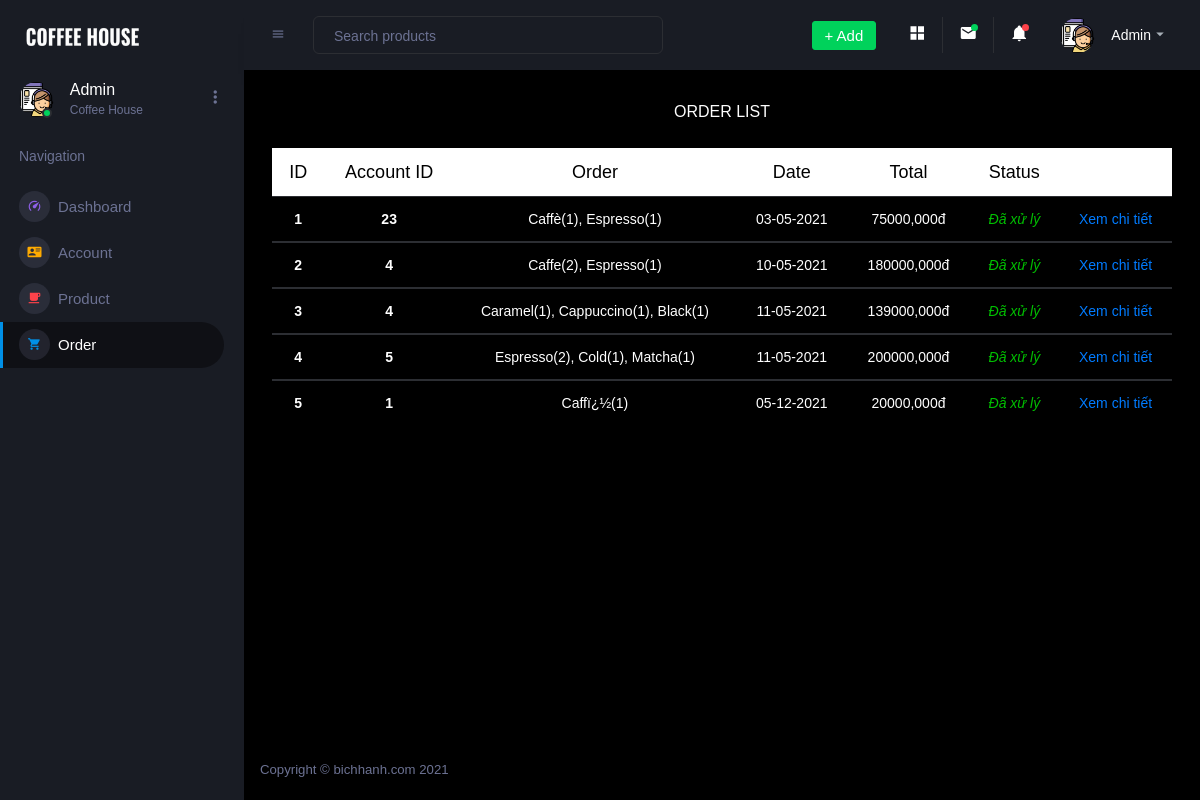
The app's page /admin/order.php with its own data.
### tables this page shows
CREATE TABLE `hoadon` (
  `idhd` int(10) NOT NULL,
  `matk` int(10) NOT NULL,
  `noidungdathang` varchar(255) NOT NULL,
  `ngaylap` varchar(100) NOT NULL,
  `thanhtien` varchar(100) NOT NULL,
  `tinhtrang` varchar(2) NOT NULL
);

### admin/hehe.php (called while the page is built, shortened)
<?php
class module{
    function getOrder(){
        $db = new Connection();
        $conn = $db -> conn;
        $sql = "SELECT * FROM hoadon";
        $query = mysqli_query($conn, $sql);
        $result = array();
        if(mysqli_num_rows($query) > 0){
            while($row = mysqli_fetch_assoc($query)){
                $result[] = $row;
            }
        }
        return $result;
    }
}
?>

### admin/order.php (the view, shortened to what this page needs)
<?php
require_once("./hehe.php");
$a = new module();
$order = $a -> getOrder();
?>
<!DOCTYPE html>
<html lang="en">
  <head>
    <link rel="stylesheet" href="assets/vendors/mdi/css/materialdesignicons.min.css">
    <link rel="stylesheet" href="assets/vendors/css/vendor.bundle.base.css">
    <link rel="stylesheet" href="assets/vendors/jvectormap/jquery-jvectormap.css">
    <link rel="stylesheet" href="assets/vendors/flag-icon-css/css/flag-icon.min.css">
    <link rel="stylesheet" href="assets/vendors/owl-carousel-2/owl.carousel.min.css">
    <link rel="stylesheet" href="assets/vendors/owl-carousel-2/owl.theme.default.min.css">
    <link rel="stylesheet" href="assets/css/style.css">
  </head>
  <body>
    <div class="container-scroller">
      <nav class="sidebar sidebar-offcanvas" id="sidebar">
        <div class="sidebar-brand-wrapper d-none d-lg-flex align-items-center justify-content-center fixed-top">
          <a class="sidebar-brand brand-logo" href="index.php"><img src="../images/COFFEE HOUSE.png" alt="logo" /></a>
        </div>
        <ul class="nav">
          <li class="nav-item profile">
            <div class="profile-desc">
              <div class="profile-pic">
                <div class="count-indicator">
                  <img class="img-xs rounded-circle " src="../images/admin.png" alt="">
                  <span class="count bg-success"></span>
                </div>
                <div class="profile-name">
                  <h5 class="mb-0 font-weight-normal">Admin</h5>
                  <span>Coffee House</span>
                </div>
              </div>
              <a href="#" id="profile-dropdown" data-toggle="dropdown"><i class="mdi mdi-dots-vertical"></i></a>
            </div>
          </li>
          <li class="nav-item nav-category">
            <span class="nav-link">Navigation</span>
          </li>
          <li class="nav-item menu-items">
            <a class="nav-link" href="index.php">
              <span class="menu-icon">
                <i class="mdi mdi-speedometer"></i>
              </span>
              <span class="menu-title">Dashboard</span>
            </a>
          </li>
          <li class="nav-item menu-items">
            <a class="nav-link" href="account.php">
              <span class="menu-icon">
                <i class="mdi mdi-account-card-details"></i>
              </span>
              <span class="menu-title">Account</span>
            </a>
          </li>
          <li class="nav-item menu-items">
            <a class="nav-link" href="product.php">
              <span class="menu-icon">
                <i class="mdi mdi-coffee"></i>
              </span>
              <span class="menu-title">Product</span>
            </a>
          </li>
          <li class="nav-item menu-items">
            <a class="nav-link" href="order.php">
              <span class="menu-icon">
                <i class="mdi mdi-cart"></i>
              </span>
              <span class="menu-title">Order</span>
            </a>
          </li>
        </ul>
      </nav>
      <div class="container-fluid page-body-wrapper">
        <nav class="navbar p-0 fixed-top d-flex flex-row">
          <div class="navbar-menu-wrapper flex-grow d-flex align-items-stretch">
            <button class="navbar-toggler navbar-toggler align-self-center" type="button" data-toggle="minimize">
              <span class="mdi mdi-menu"></span>
            </button>
            <ul class="navbar-nav w-100">
              <li class="nav-item w-100">
                <form class="nav-link mt-2 mt-md-0 d-none d-lg-flex search">
                  <input type="text" class="form-control" placeholder="Search products">
                </form>
              </li>
            </ul>
            <ul class="navbar-nav navbar-nav-right">
            <li class="nav-item dropdown d-none d-lg-block">
                <a class="nav-link btn btn-success create-new-button" id="createbuttonDropdown" data-toggle="dropdown" aria-expanded="false" href="#">+ Add</a>
              </li>
              <li class="nav-item nav-settings d-none d-lg-block">
                <a class="nav-link" href="#">
                  <i class="mdi mdi-view-grid"></i>
                </a>
              </li>
              <li class="nav-item dropdown border-left">
                <a class="nav-link count-indicator dropdown-toggle" id="messageDropdown" href="#" data-toggle="dropdown" aria-expanded="false">
                  <i class="mdi mdi-email"></i>
                  <span class="count bg-success"></span>
                </a>
              </li>
              <li class="nav-item dropdown border-left">
                <a class="nav-link count-indicator dropdown-toggle" id="notificationDropdown" href="#" data-toggle="dropdown">
                  <i class="mdi mdi-bell"></i>
                  <span class="count bg-danger"></span>
                </a>
              </li>
              <li class="nav-item dropdown">
                <a class="nav-link" id="profileDropdown" href="#" data-toggle="dropdown">
                  <div class="navbar-profile">
                    <img class="img-xs rounded-circle" src="../images/admin.png" alt="">
                    <p class="mb-0 d-none d-sm-block navbar-profile-name">Admin</p>
                    <i class="mdi mdi-menu-down d-none d-sm-block"></i>
                  </div>
                </a>
              </li>
            </ul>
          </div>
        </nav>
        <div class="main-panel" style="text-align:center">
          <div class="content-wrapper" style="text-align:center">
          ORDER LIST
          <br><br>
          <table class="table">
  <thead>
    <tr style="background: white">
      <th style="color: black; font-size:18px" scope="col">ID </th>
      <th style="color: black; font-size:18px" scope="col">Account ID</th>
      <th style="color: black; font-size:18px" scope="col">Order</th>
      <th style="color: black; font-size:18px" scope="col">Date</th>
      <th style="color: black; font-size:18px" scope="col">Total</th>
      <th style="color: black; font-size:18px" scope="col">Status</th>
      <th style="color: black; font-size:18px" scope="col"></th>
    </tr>
  </thead>
  <?php foreach ($order as $value) :
  ?>
  <tbody style="color: white">
    <tr>
      <th style="text-align: center"><?php echo $value['idhd']?></th>
      <th style="text-align: center"><?php echo $value['matk']?></th>
      <td><?php echo $value['noidungdathang']?></td>
      <td><?php  echo $value['ngaylap']?></td>
      <td><?php echo $value['thanhtien']?>,000đ</td>
      <td style="color: #00bf01; font-style: italic">
         <?php
          if($value['tinhtrang'] == 1){
              echo "Đã xử lý";
          }
          ?>
      </td>
      <td><a href="orderdetail.php?id=<?php echo $value['idhd']?>">Xem chi tiết</a></td>
    </tr>
  </tbody>
  <?php endforeach ?>
</table>
          </div>
          <footer class="footer">
            <div class="d-sm-flex justify-content-center justify-content-sm-between">
              <span class="text-muted d-block text-center text-sm-left d-sm-inline-block">Copyright © bichhanh.com 2021</span>
            </div>
          </footer>
        </div>
      </div>
    </div>
  </body>
</html>

### records on screen
hoadon: idhd "1", matk "23", noidungdathang "Caffè(1), Espresso(1)", ngaylap "03-05-2021", thanhtien "75000", tinhtrang "Đã xử lý"
hoadon: idhd "2", matk "4", noidungdathang "Caffe(2), Espresso(1)", ngaylap "10-05-2021", thanhtien "180000", tinhtrang "Đã xử lý"
hoadon: idhd "3", matk "4", noidungdathang "Caramel(1), Cappuccino(1), Black(1)", ngaylap "11-05-2021", thanhtien "139000", tinhtrang "Đã xử lý"
hoadon: idhd "4", matk "5", noidungdathang "Espresso(2), Cold(1), Matcha(1)", ngaylap "11-05-2021", thanhtien "200000", tinhtrang "Đã xử lý"
hoadon: idhd "5", matk "1", noidungdathang "Caffï¿½(1)", ngaylap "05-12-2021", thanhtien "20000", tinhtrang "Đã xử lý"
